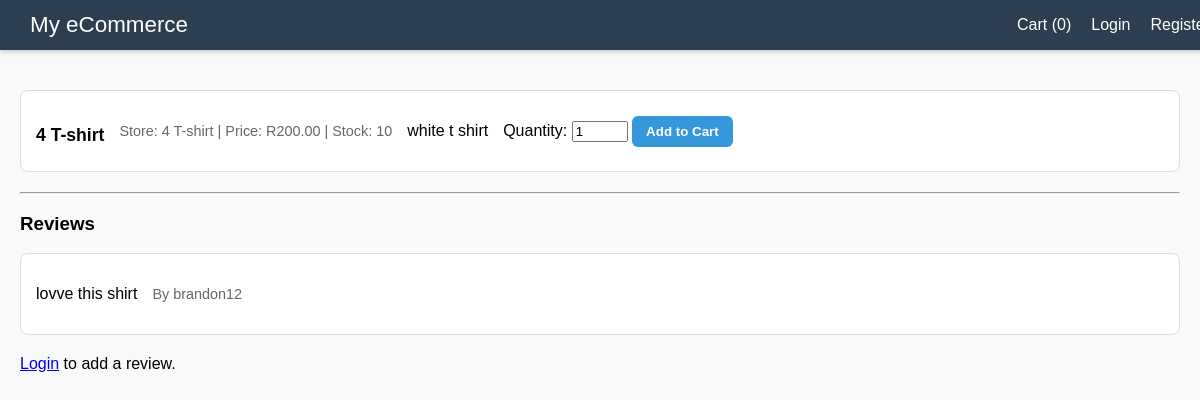
The page /products/1/ on the database its author committed.
### ecommerce/models.py (models this page shows, shortened)
class Product(models.Model):
    store = models.ForeignKey(Store, on_delete=models.CASCADE, related_name='products')
    name = models.CharField(max_length=255)
    description = models.TextField()
    price = models.DecimalField(max_digits=10, decimal_places=2)
    stock = models.PositiveIntegerField(default=0)
    image = models.ImageField(upload_to='product_images/', blank=True, null=True)

class Store(models.Model):
    name = models.CharField(max_length=100)
    description = models.TextField(blank=True)
    logo = models.ImageField(upload_to="store_logos/", blank=True, null=True)
    vendor = models.ForeignKey(User, on_delete=models.CASCADE)

class Review(models.Model):
    product = models.ForeignKey(Product, on_delete=models.CASCADE, related_name="reviews")
    user = models.ForeignKey(User, on_delete=models.CASCADE)
    text = models.TextField()
    verified = models.BooleanField(default=False)
    created_at = models.DateTimeField(auto_now_add=True)

### ecommerce/views.py (the view)
# urls.py: path("products/<int:pk>/", views.product_detail, name="product_detail"),
def product_detail(request, pk):
    product = get_object_or_404(Product, pk=pk)
    reviews = product.reviews.select_related("user").all()
    return render(
        request,
        "ecommerce/product_detail.html",
        {"product": product, "reviews": reviews},
    )

### ecommerce/context_processors.py (called while the page is built)
def user_role(request):
    is_vendor = False
    if request.user.is_authenticated:
        is_vendor = request.user.groups.filter(name='Vendor').exists()
    return {
        'is_vendor': is_vendor,
    }

### ecommerce/templates/ecommerce/product_detail.html (shortened to what this page needs)
{% extends "ecommerce/index.html" %}
{% block content %}
<div class="card">
    <h2 class="product-title">{{ product.name }}</h2>
    <div class="small">
        Store: {{ product.store.name }} | Price: R{{ product.price }} | Stock: {{ product.stock }}
    </div>
    <p>{{ product.description|default:"No description available." }}</p>
    {% if product.stock > 0 %}
    <form method="post" action="{% url 'ecommerce:add_to_cart' product.id %}">
        <label for="quantity">Quantity:</label>
        <input type="number" name="quantity" id="quantity" value="1" min="1" max="{{ product.stock }}">
        <button type="submit">Add to Cart</button>
    </form>
    {% else %}
        <p><strong>Out of stock</strong></p>
    {% endif %}
</div>
<hr>
<h3>Reviews</h3>
{% if reviews %}
    {% for review in reviews %}
        <div class="card">
            <p>{{ review.text }}</p>
            <div class="small">By {{ review.user.username }} {% if review.verified %}(Verified Purchase){% endif %}</div>
        </div>
    {% endfor %}
{% else %}
    <p>No reviews yet.</p>
{% endif %}
{% if request.user.is_authenticated %}
    <a href="{% url 'ecommerce:add_review' product.id %}">
        <button>Add Review</button>
    </a>
{% else %}
    <p><a href="{% url 'ecommerce:login' %}">Login</a> to add a review.</p>
{% endif %}
{% endblock %}

### ecommerce/templates/ecommerce/index.html (style rules this page uses)
body { font-family: Arial, Helvetica, sans-serif; margin: 0; padding: 0; background: #f8f9fa; }
.card { background: white; border: 1px solid #ddd; padding: 15px; border-radius: 8px; margin-bottom: 20px; display: flex; gap: 15px; align-items: center; transition: transform 0.2s ease; }
.product-title { font-weight: bold; font-size: 1.1rem; margin-bottom: 6px; }
.small { font-size: 0.9rem; color: #666; }
button { padding: 8px 14px; border: none; background: #3498db; color: white; border-radius: 6px; cursor: pointer; font-weight: bold; transition: background 0.2s ease; }

### rows shown on the page
Product: name "4 T-shirt", store.name "4 T-shirt", price "200.00", stock "10", description "white t shirt"
Review: text "lovve this shirt", user.username "brandon12"

### other values the page prints
{{ request.session.cart|length|default:"0" }} "0"
